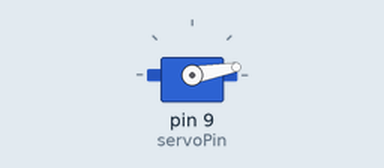
This sketch was run on a simulated Arduino Uno, built with avr-gcc and run on an emulated ATmega328P. On the bench: servo.

Above: at 0.05 s.
At 2.0 s:
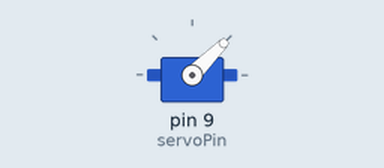
At 3.0 s:
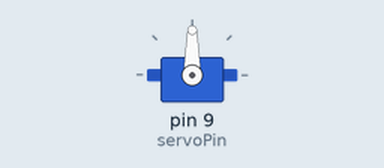
At 4.0 s:
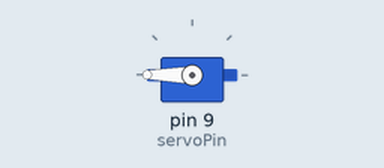
Timing chart, 0 to 5.2 s (numbered marks = the images above):
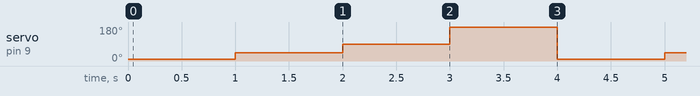

Measured:
- by itself, servo on pin 9 (servoPin): repeats every 4.0 s: 90° 1.0 s, 180° 1.0 s, 10° 1.0 s, 45° 1.0 s

The sketch:

sketch_jul31a45_90_180..ino
```cpp
#include <Servo.h>

//int servoPin = 9;
#define servoPin 9
Servo myPointer;
void setup() {
myPointer.attach(servoPin);
}

void loop() {
  myPointer.write(10);
  delay(1000);
myPointer.write(45);
delay(1000);
myPointer.write(90);
delay(1000);
myPointer.write(180);
delay(1000);

}
//#define servoPin 9;
```
